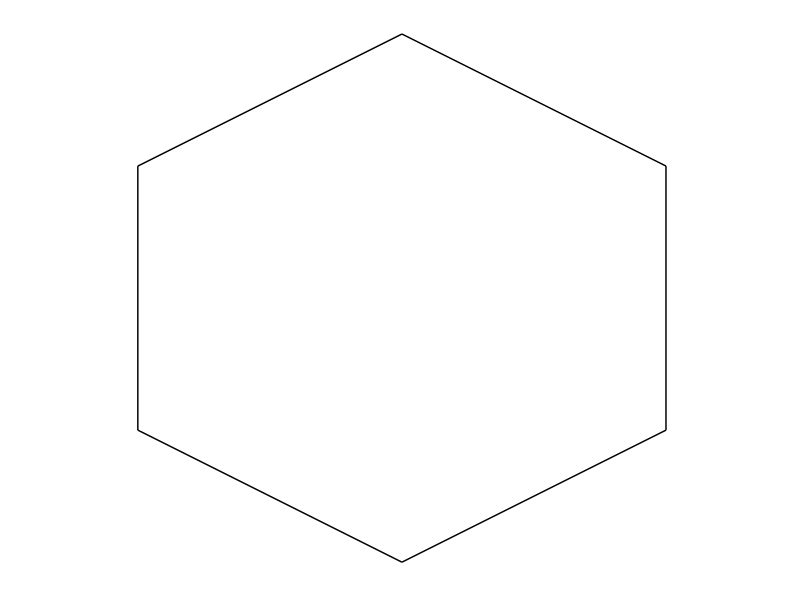
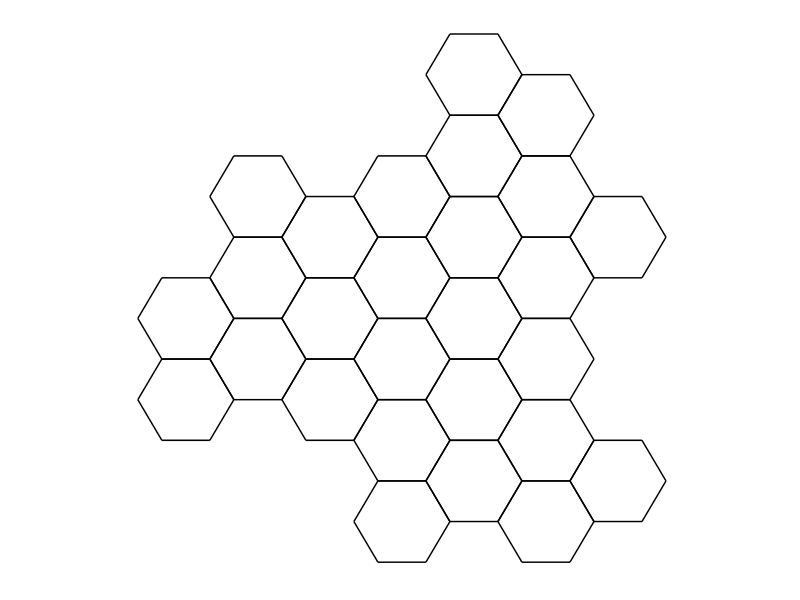

R code for these plots, in order:
#========================================================
# Deterministic Algorithm Example: Sierpinski Gasket
#========================================================

# This algorithm iterates functions on a starting set to create the Sierpinski Gasket. 
#
# The starting set is defined as a LIST of PAIRS of points in the plane.
#
# Each PAIR of points corresponds to a straight line drawn between them.
#
# The functions are applied to each of the endpoints, creating a new list of pairs of points.
#
# This process is repeated for the specified number of iterations.
#
# Finally, the resulting set is plotted by drawing lines between the pairs of points.
#

library(ggplot2)

N <- 3

theta <- pi/6
R <- matrix(data=c(cos(theta), -sin(theta), sin(theta), cos(theta)), byrow=TRUE, nrow=2, ncol=2)

A <- (1/sqrt(3))*R

f_1 <- function(x){
  A%*%x
}

f_2 <- function(x){
  A%*%x + c(1/2, sqrt(3)/6)
}

f_3 <- function(x){
  A%*%x + c(1/2, -sqrt(3)/6)
}


F_1 <- function(X){
  Y <- list()
  Y[[1]]<-f_1(X[[1]])
  Y[[2]]<-f_1(X[[2]])
  Y
}

F_2 <- function(X){
  Y <- list()
  Y[[1]]<-f_2(X[[1]])
  Y[[2]]<-f_2(X[[2]])
  Y
}

F_3 <- function(X){
  Y <- list()
  Y[[1]]<-f_3(X[[1]])
  Y[[2]]<-f_3(X[[2]])
  Y
  
}

# = = = = = = = = = = = = 

# = Define the starting set =

ab<-list()
ab[[1]]<-c(0,sqrt(3)/3)
ab[[2]]<-c(1/2, sqrt(3)/3 + sqrt(3)/6)

bc<-list()
bc[[1]]<-c(1/2, sqrt(3)/3 + sqrt(3)/6)
bc[[2]]<-c(1,sqrt(3)/3)

cd<-list()
cd[[1]]<-c(1,sqrt(3)/3)
cd[[2]]<-c(1,0)

de<-list()
de[[1]]<-c(1,0)
de[[2]]<-c(1/2,-sqrt(3)/6)


ef<-list()
ef[[1]]<-c(1/2,-sqrt(3)/6)
ef[[2]]<-c(0,0)

fa<-list()
fa[[1]]<-c(0,0)
fa[[2]]<-c(0,sqrt(3)/3)

S<-list()
S[[1]] <- ab
S[[2]] <- bc
S[[3]] <- cd
S[[4]] <- de
S[[5]] <- ef
S[[6]] <- fa

# Plot the starting set
# = Prep to plot the lines between the pairs of points in the list S

X_1<-vector()
Y_1<-vector()
X_2<-vector()
Y_2<-vector()

for(j in 1:length(S)){
  p <- S[[j]][[1]]
  X_1[j] <- p[1]
  Y_1[j] <- p[2]
  
  q <- S[[j]][[2]]
  X_2[j] <- q[1]
  Y_2[j] <- q[2]
  
} 

# Combine the x and y values into a data.frame with grouping
# to specify which points should be connected by a line
X <- c(X_1, X_2)
Y <- c(Y_1, Y_2)
ids <- c(1:length(S))
group <- rep(ids, times=2)
lines <- data.frame(x=X, y=Y, grp=group)

# Plot the lines
ggplot(lines, aes(x, y, group = grp)) + 
  geom_line() + xlab("") + ylab("") + theme(aspect.ratio=1) + 
  theme(axis.line=element_blank(),
        axis.text.x=element_blank(),
        axis.text.y=element_blank(),
        axis.ticks=element_blank(),
        axis.title.x=element_blank(),
        axis.title.y=element_blank(),
        legend.position="none",
        panel.background=element_blank(),
        panel.border=element_blank(),
        panel.grid.major=element_blank(),
        panel.grid.minor=element_blank(),
        plot.background=element_blank())


# = = = = = = = = = = = = = = = = = = = = = = = = =


# = Define the functions on lists of two elements =

F_1 <- function(X){
  Y <- list()
  Y[[1]]<-f_1(X[[1]])
  Y[[2]]<-f_1(X[[2]])
  Y
}

F_2 <- function(X){
  Y <- list()
  Y[[1]]<-f_2(X[[1]])
  Y[[2]]<-f_2(X[[2]])
  Y
}

F_3 <- function(X){
  Y <- list()
  Y[[1]]<-f_3(X[[1]])
  Y[[2]]<-f_3(X[[2]])
  Y
}

# = = = = = = = = = = = = 



# = Iterate the functions =

FF <- list()

for(i in 1:N){
  
  for(j in 1:length(S)){
    
    FF[[j]] <- list(F_1(S[[j]]),
                    F_2(S[[j]]),
                    F_3(S[[j]]))
    
  }
  
  S <- unlist(FF, recursive = FALSE)
}


# = Prep to plot the lines between the pairs of points in the list S

X_1<-vector()
Y_1<-vector()
X_2<-vector()
Y_2<-vector()

for(j in 1:length(S)){
  p <- S[[j]][[1]]
  X_1[j] <- p[1]
  Y_1[j] <- p[2]
  
  q <- S[[j]][[2]]
  X_2[j] <- q[1]
  Y_2[j] <- q[2]
  
} 

# Combine the x and y values into a data.frame with grouping
# to specify which points should be connected by a line
X <- c(X_1, X_2)
Y <- c(Y_1, Y_2)
ids <- c(1:length(S))
group <- rep(ids, times=2)
lines <- data.frame(x=X, y=Y, grp=group)

# Plot the lines
ggplot(lines, aes(x, y, group = grp)) + 
  geom_line() + xlab("") + ylab("") + theme(aspect.ratio=1) +
  theme(axis.line=element_blank(),
        axis.text.x=element_blank(),
        axis.text.y=element_blank(),
        axis.ticks=element_blank(),
        axis.title.x=element_blank(),
        axis.title.y=element_blank(),
        legend.position="none",
        panel.background=element_blank(),
        panel.border=element_blank(),
        panel.grid.major=element_blank(),
        panel.grid.minor=element_blank(),
        plot.background=element_blank())

